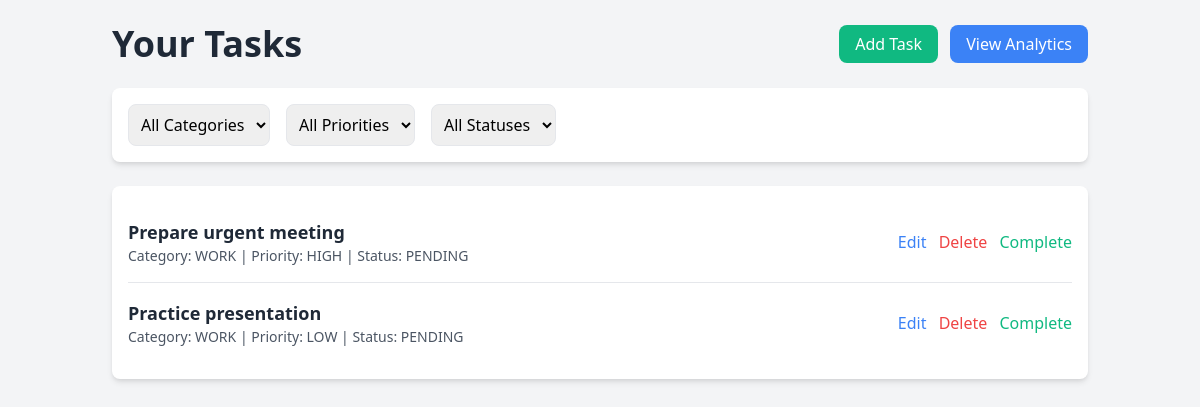
Page /tasks/ (signed in) on the committed database.
### tasks/models.py (models this page shows, shortened)
class Task(models.Model):
    PRIORITY_CHOICES = [
        ('LOW', 'Low'),
        ('MEDIUM', 'Medium'),
        ('HIGH', 'High'),
    ]
    STATUS_CHOICES = [
        ('PENDING', 'Pending'),
        ('COMPLETED', 'Completed'),
    ]
    CATEGORY_CHOICES = [
        ('WORK', 'Work'),
        ('PERSONAL', 'Personal'),
        ('OTHER', 'Other'),
    ]
    user = models.ForeignKey(get_user_model(), on_delete=models.CASCADE)
    title = models.CharField(max_length=200)
    description = models.TextField(blank=True)
    due_date = models.DateTimeField()
    priority = models.CharField(max_length=10, choices=PRIORITY_CHOICES, default='LOW')
    category = models.CharField(max_length=20, choices=CATEGORY_CHOICES, default='OTHER')
    status = models.CharField(max_length=20, choices=STATUS_CHOICES, default='PENDING')
    created_at = models.DateTimeField(auto_now_add=True)
    updated_at = models.DateTimeField(auto_now=True)

### tasks/views.py (the view)
# urls.py: path('', views.task_list, name='task_list'),
@login_required
def task_list(request):
    tasks = Task.objects.filter(user=request.user)
    category = request.GET.get('category')
    priority = request.GET.get('priority')
    status = request.GET.get('status')
    if category:
        tasks = tasks.filter(category=category)
    if priority:
        tasks = tasks.filter(priority=priority)
    if status:
        tasks = tasks.filter(status=status)
    return render(request, 'tasks/task_list.html', {'tasks': tasks})

### templates/tasks/task_list.html (shortened to what this page needs)
<!DOCTYPE html>
<html lang="en">
<head>
    <link href="https://cdn.jsdelivr.net/npm/tailwindcss@2.2.19/dist/tailwind.min.css" rel="stylesheet">
</head>
<body class="bg-gray-100 font-sans">
<div class="container mx-auto p-6">
    <div class="flex justify-between items-center mb-6">
        <h1 class="text-4xl font-bold text-gray-800">Your Tasks</h1>
        <div>
            <a href="{% url 'task_create' %}" class="bg-green-500 text-white px-4 py-2 rounded-lg hover:bg-green-600 transition duration-200 mr-2">Add Task</a>
            <a href="{% url 'analytics' %}" class="bg-blue-500 text-white px-4 py-2 rounded-lg hover:bg-blue-600 transition duration-200">View Analytics</a>
        </div>
    </div>
    <div class="bg-white p-4 rounded-lg shadow-md mb-6">
        <form method="get" class="flex space-x-4">
            <select name="category" onchange="this.form.submit()" class="p-2 border rounded-lg">
                <option value="">All Categories</option>
            </select>
            <select name="priority" onchange="this.form.submit()" class="p-2 border rounded-lg">
                <option value="">All Priorities</option>
            </select>
            <select name="status" onchange="this.form.submit()" class="p-2 border rounded-lg">
                <option value="">All Statuses</option>
            </select>
        </form>
    </div>
    <div class="bg-white p-4 rounded-lg shadow-md">
        {% if tasks %}
        <ul class="divide-y divide-gray-200">
            {% for task in tasks %}
            <li class="py-4 flex justify-between items-center">
                <div>
                    <strong class="text-lg text-gray-800">{{ task.title }}</strong>
                    <p class="text-sm text-gray-600">Category: {{ task.category }} | Priority: {{ task.priority }} | Status: {{ task.status }}</p>
                </div>
                <div class="space-x-2">
                    <a href="{% url 'task_update' task.pk %}" class="text-blue-500 hover:text-blue-700">Edit</a>
                    <a href="{% url 'task_delete' task.pk %}" class="text-red-500 hover:text-red-700">Delete</a>
                    {% if task.status == 'PENDING' %}
                    <a href="{% url 'task_complete' task.pk %}" class="text-green-500 hover:text-green-700">Complete</a>
                    {% endif %}
                </div>
            </li>
            {% endfor %}
        </ul>
        {% else %}
        <p class="text-gray-600">No tasks yet! Add some to get started.</p>
        {% endif %}
    </div>
</div>
</body>
</html>

### rows in the picture
Task: title "Prepare urgent meeting", category "WORK", priority "HIGH", status "PENDING", shows "Complete"
Task: title "Practice presentation", category "WORK", priority "LOW", status "PENDING", shows "Complete"
